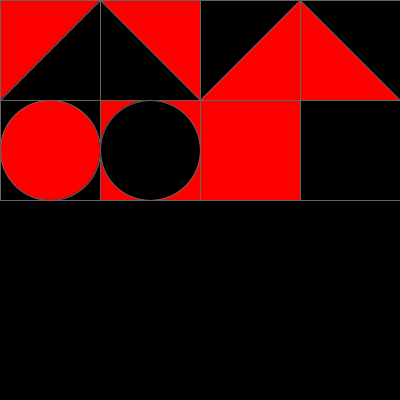
Frame 1 (no input)
Frame 60 (the mouse pressed at the canvas centre just before this capture): identical to frame 1, image omitted
Frame 120 (the mouse held since frame 60 and released just before this capture): identical to frame 1, image omitted

The Processing sketch that drew this single still picture (run headless with seeded random() and noise(); from frame 60 on, the mouse is pressed at the canvas centre):

// Processing sketch: block_game_pieces
// ── block_game_pieces.pde
int x=100;
int y=100;
int r,g,b;
int bg;

int[] tri1_coords = {0,0};
int[] tri2_coords = {1,0};
int[] tri3_coords = {2,0};
int[] tri4_coords = {3,0};
int[] circ_pos_coords = {0,1};
int[] circ_neg_coords = {1,1};
int[] rect_pos_coords = {2,1};
int[] rect_neg_coords = {3,1};


void setup() {
  size(400,400);
}

void draw() {
  
  background(bg);
  stroke(100,100,100);

  for (int i=0; i<tri1_coords.length; i+=2){
  fill(0,0,0);
  rect(tri1_coords[i]*x,tri1_coords[i+1]*y,x,y);
  fill(255,0,0);
  triangle(tri1_coords[i]*x,tri1_coords[i+1]*y+y,tri1_coords[i]*x,tri1_coords[i+1]*y,tri1_coords[i]*x+x,tri1_coords[i+1]*y);
}
  for (int i=0; i<tri2_coords.length; i+=2)  {
  fill(0,0,0);
  rect(tri2_coords[i]*x,tri2_coords[i+1]*y,x,y);
  fill(255,0,0);
  triangle(tri2_coords[i]*x,tri2_coords[i+1]*y,tri2_coords[i]*x+x,tri2_coords[i+1]*y,tri2_coords[i]*x+x,tri2_coords[i+1]*y+y);
  }
   
  for (int i=0;i<tri3_coords.length;i+=2) {
  fill(0,0,0);
  rect(tri3_coords[i]*x,tri3_coords[i+1]*y,x,y);
  fill(255,0,0);
  triangle(tri3_coords[i]*x,tri3_coords[i+1]*y+y,tri3_coords[i]*x+x,tri3_coords[i+1]*y,tri3_coords[i]*x+x,tri3_coords[i+1]*y+y);
   }
   
  for(int i=0;i<tri4_coords.length;i+=2) {
  fill(0,0,0);
  rect(tri4_coords[i]*x,tri4_coords[i+1]*y,x,y);
  fill(255,0,0);
  triangle(tri4_coords[i]*x,tri4_coords[i+1]*y,tri4_coords[i]*x,tri4_coords[i+1]*y+y,tri4_coords[i]*x+x,tri4_coords[i+1]*y+y);
}
  
  for(int i=0;i<circ_pos_coords.length;i+=2){
  fill(0,0,0);
  rect(circ_pos_coords[i]*x, circ_pos_coords[i+1]*y,x,y);
  fill(255,0,0);
  ellipseMode(CORNER);
  ellipse(circ_pos_coords[i]*x, circ_pos_coords[i+1]*y,x,y);
}

  for(int i=0;i<circ_neg_coords.length;i+=2){
    fill(255,0,0);
    rect(circ_neg_coords[i]*x,circ_neg_coords[i+1]*y,x,y);
    fill(0,0,0);
    ellipse(circ_neg_coords[i]*x,circ_neg_coords[i+1]*y,x,y);
}

  for(int i=0;i<rect_pos_coords.length;i+=2){
    fill(255,0,0);
    rect(rect_pos_coords[i]*x,rect_pos_coords[i+1]*y,x,y);
}
 
  for(int i=0;i<rect_neg_coords.length;i+=2){
    fill(0,0,0);
    rect(rect_neg_coords[i]*x,rect_neg_coords[i+1]*y,x,y);
}
}
